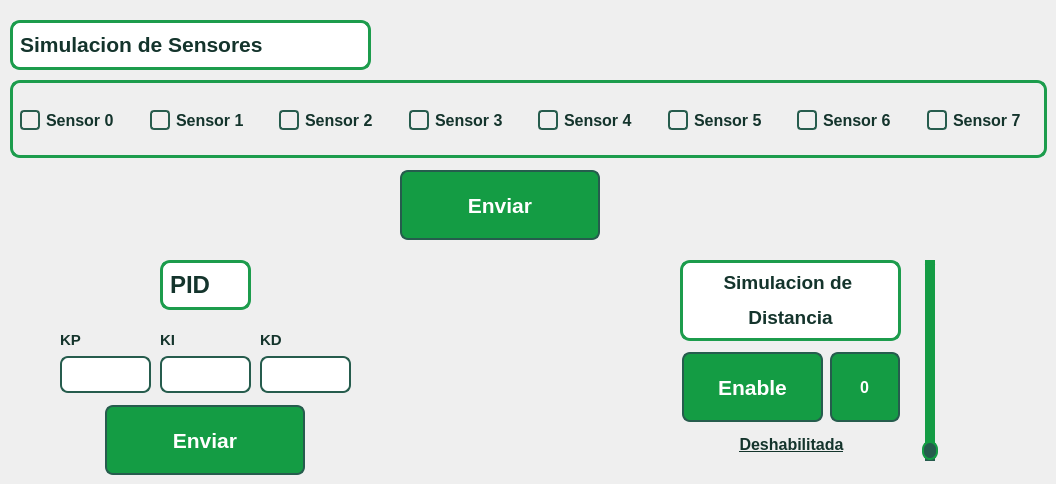
      <widget class="QWidget" name="tab_4">
       <attribute name="title">
        <string>Sensores</string>
       </attribute>
       <widget class="QWidget" name="horizontalLayoutWidget_3">
        <property name="geometry">
         <rect>
          <x>20</x>
          <y>80</y>
          <width>1021</width>
          <height>80</height>
         </rect>
        </property>
        <layout class="QHBoxLayout" name="SENSOR_lay">
         <property name="spacing">
          <number>15</number>
         </property>
         <item>
          <widget class="QCheckBox" name="sens0">
           <property name="font">
            <font>
             <pointsize>12</pointsize>
             <bold>true</bold>
            </font>
           </property>
           <property name="styleSheet">
            <string notr="true">QCheckBox {
    /* Estilo del texto de la checkbox */
    color: #14342c;
    font-weight: bold;
}

QCheckBox::indicator {
    /* Estilo del cuadro de verificación */
    width: 16px;
    height: 16px;
    background-color: transparent;
    border: 2px solid #265c4d;
    border-radius: 4px;
}

QCheckBox::indicator:checked {
    /* Estilo del cuadro de verificación cuando está marcado */
    background-color: #149c44;
    border: 2px solid #265c4d;
}

QCheckBox::indicator:unchecked:pressed {
    /* Estilo del cuadro de verificación no marcado cuando está presionado */
    background-color: #265c4d;
}</string>
           </property>
           <property name="text">
            <string>Sensor 0</string>
           </property>
          </widget>
         </item>
         <item>
          <widget class="QCheckBox" name="sens1">
           <property name="font">
            <font>
             <pointsize>12</pointsize>
             <bold>true</bold>
            </font>
           </property>
           <property name="styleSheet">
            <string notr="true">QCheckBox {
    /* Estilo del texto de la checkbox */
    color: #14342c;
    font-weight: bold;
}

QCheckBox::indicator {
    /* Estilo del cuadro de verificación */
    width: 16px;
    height: 16px;
    background-color: transparent;
    border: 2px solid #265c4d;
    border-radius: 4px;
}

QCheckBox::indicator:checked {
    /* Estilo del cuadro de verificación cuando está marcado */
    background-color: #149c44;
    border: 2px solid #265c4d;
}

QCheckBox::indicator:unchecked:pressed {
    /* Estilo del cuadro de verificación no marcado cuando está presionado */
    background-color: #265c4d;
}</string>
           </property>
           <property name="text">
            <string>Sensor 1</string>
           </property>
          </widget>
         </item>
         <item>
          <widget class="QCheckBox" name="sens2">
           <property name="font">
            <font>
             <pointsize>12</pointsize>
             <bold>true</bold>
            </font>
           </property>
           <property name="styleSheet">
            <string notr="true">QCheckBox {
    /* Estilo del texto de la checkbox */
    color: #14342c;
    font-weight: bold;
}

QCheckBox::indicator {
    /* Estilo del cuadro de verificación */
    width: 16px;
    height: 16px;
    background-color: transparent;
    border: 2px solid #265c4d;
    border-radius: 4px;
}

QCheckBox::indicator:checked {
    /* Estilo del cuadro de verificación cuando está marcado */
    background-color: #149c44;
    border: 2px solid #265c4d;
}

QCheckBox::indicator:unchecked:pressed {
    /* Estilo del cuadro de verificación no marcado cuando está presionado */
    background-color: #265c4d;
}</string>
           </property>
           <property name="text">
            <string>Sensor 2</string>
           </property>
          </widget>
         </item>
         <item>
          <widget class="QCheckBox" name="sens3">
           <property name="font">
            <font>
             <pointsize>12</pointsize>
             <bold>true</bold>
            </font>
           </property>
           <property name="styleSheet">
            <string notr="true">QCheckBox {
    /* Estilo del texto de la checkbox */
    color: #14342c;
    font-weight: bold;
}

QCheckBox::indicator {
    /* Estilo del cuadro de verificación */
    width: 16px;
    height: 16px;
    background-color: transparent;
    border: 2px solid #265c4d;
    border-radius: 4px;
}

QCheckBox::indicator:checked {
    /* Estilo del cuadro de verificación cuando está marcado */
    background-color: #149c44;
    border: 2px solid #265c4d;
}

QCheckBox::indicator:unchecked:pressed {
    /* Estilo del cuadro de verificación no marcado cuando está presionado */
    background-color: #265c4d;
}</string>
           </property>
           <property name="text">
            <string>Sensor 3</string>
           </property>
          </widget>
         </item>
         <item>
          <widget class="QCheckBox" name="sens4">
           <property name="font">
            <font>
             <pointsize>12</pointsize>
             <bold>true</bold>
            </font>
           </property>
           <property name="styleSheet">
            <string notr="true">QCheckBox {
    /* Estilo del texto de la checkbox */
    color: #14342c;
    font-weight: bold;
}

QCheckBox::indicator {
    /* Estilo del cuadro de verificación */
    width: 16px;
    height: 16px;
    background-color: transparent;
    border: 2px solid #265c4d;
    border-radius: 4px;
}

QCheckBox::indicator:checked {
    /* Estilo del cuadro de verificación cuando está marcado */
    background-color: #149c44;
    border: 2px solid #265c4d;
}

QCheckBox::indicator:unchecked:pressed {
    /* Estilo del cuadro de verificación no marcado cuando está presionado */
    background-color: #265c4d;
}</string>
           </property>
           <property name="text">
            <string>Sensor 4</string>
           </property>
          </widget>
         </item>
         <item>
          <widget class="QCheckBox" name="sens5">
           <property name="font">
            <font>
             <pointsize>12</pointsize>
             <bold>true</bold>
            </font>
           </property>
           <property name="styleSheet">
            <string notr="true">QCheckBox {
    /* Estilo del texto de la checkbox */
    color: #14342c;
    font-weight: bold;
}

QCheckBox::indicator {
    /* Estilo del cuadro de verificación */
    width: 16px;
    height: 16px;
    background-color: transparent;
    border: 2px solid #265c4d;
    border-radius: 4px;
}

QCheckBox::indicator:checked {
    /* Estilo del cuadro de verificación cuando está marcado */
    background-color: #149c44;
    border: 2px solid #265c4d;
}

QCheckBox::indicator:unchecked:pressed {
    /* Estilo del cuadro de verificación no marcado cuando está presionado */
    background-color: #265c4d;
}</string>
           </property>
           <property name="text">
            <string>Sensor 5</string>
           </property>
          </widget>
         </item>
         <item>
          <widget class="QCheckBox" name="sens6">
           <property name="font">
            <font>
             <pointsize>12</pointsize>
             <bold>true</bold>
            </font>
           </property>
           <property name="styleSheet">
            <string notr="true">QCheckBox {
    /* Estilo del texto de la checkbox */
    color: #14342c;
    font-weight: bold;
}

QCheckBox::indicator {
    /* Estilo del cuadro de verificación */
    width: 16px;
    height: 16px;
    background-color: transparent;
    border: 2px solid #265c4d;
    border-radius: 4px;
}

QCheckBox::indicator:checked {
    /* Estilo del cuadro de verificación cuando está marcado */
    background-color: #149c44;
    border: 2px solid #265c4d;
}

QCheckBox::indicator:unchecked:pressed {
    /* Estilo del cuadro de verificación no marcado cuando está presionado */
    background-color: #265c4d;
}</string>
           </property>
           <property name="text">
            <string>Sensor 6</string>
           </property>
          </widget>
         </item>
         <item>
          <widget class="QCheckBox" name="sens7">
           <property name="font">
            <font>
             <pointsize>12</pointsize>
             <bold>true</bold>
            </font>
           </property>
           <property name="styleSheet">
            <string notr="true">QCheckBox {
    /* Estilo del texto de la checkbox */
    color: #14342c;
    font-weight: bold;
}

QCheckBox::indicator {
    /* Estilo del cuadro de verificación */
    width: 16px;
    height: 16px;
    background-color: transparent;
    border: 2px solid #265c4d;
    border-radius: 4px;
}

QCheckBox::indicator:checked {
    /* Estilo del cuadro de verificación cuando está marcado */
    background-color: #149c44;
    border: 2px solid #265c4d;
}

QCheckBox::indicator:unchecked:pressed {
    /* Estilo del cuadro de verificación no marcado cuando está presionado */
    background-color: #265c4d;
}</string>
           </property>
           <property name="text">
            <string>Sensor 7</string>
           </property>
          </widget>
         </item>
        </layout>
       </widget>
       <widget class="QPushButton" name="send_sens">
        <property name="geometry">
         <rect>
          <x>400</x>
          <y>170</y>
          <width>200</width>
          <height>70</height>
         </rect>
        </property>
        <property name="font">
         <font>
          <pointsize>16</pointsize>
          <bold>true</bold>
         </font>
        </property>
        <property name="whatsThis">
         <string>&lt;html&gt;&lt;head/&gt;&lt;body&gt;&lt;p align=&quot;center&quot;&gt;&lt;span style=&quot; font-size:14pt; font-weight:700;&quot;&gt;Send&lt;/span&gt;&lt;/p&gt;&lt;/body&gt;&lt;/html&gt;</string>
        </property>
        <property name="styleSheet">
         <string notr="true">QPushButton {
    /* Estilo inicial del botón */
    background-color: #149c44;
    border: 2px solid #265c4d;
	color: white;
    border-radius: 8px;
    padding: 5px 10px;
}

QPushButton:pressed {
    /* Estilo del botón cuando está presionado */
    background-color:  #265c4d;
    border: 2px solid #265c4d;
	color: white;
}</string>
        </property>
        <property name="text">
         <string>Enviar</string>
        </property>
       </widget>
       <widget class="QPushButton" name="pushButton_PID_Steering">
        <property name="geometry">
         <rect>
          <x>105</x>
          <y>405</y>
          <width>200</width>
          <height>70</height>
         </rect>
        </property>
        <property name="font">
         <font>
          <pointsize>16</pointsize>
          <bold>true</bold>
         </font>
        </property>
        <property name="styleSheet">
         <string notr="true">QPushButton {
    /* Estilo inicial del botón */
    background-color: #149c44;
    border: 2px solid #265c4d;
	color: white;
    border-radius: 8px;
    padding: 5px 10px;
}

QPushButton:pressed {
    /* Estilo del botón cuando está presionado */
    background-color:  #265c4d;
    border: 2px solid #265c4d;
	color: white;
}</string>
        </property>
        <property name="text">
         <string>Enviar</string>
        </property>
       </widget>
       <widget class="QLabel" name="label_12">
        <property name="geometry">
         <rect>
          <x>10</x>
          <y>20</y>
          <width>361</width>
          <height>50</height>
         </rect>
        </property>
        <property name="maximumSize">
         <size>
          <width>16777215</width>
          <height>50</height>
         </size>
        </property>
        <property name="font">
         <font>
          <pointsize>20</pointsize>
          <bold>true</bold>
         </font>
        </property>
        <property name="styleSheet">
         <string notr="true">QLabel {
    color: #14342c;
    font-weight: bold;
	border: 3px solid;
	border-radius: 10px;
	border-color:  #1c9c4c;
	background-color:  white;
}</string>
        </property>
        <property name="text">
         <string>&lt;html&gt;&lt;head/&gt;&lt;body&gt;&lt;p&gt;&lt;span style=&quot; font-size:16pt; font-weight:700; color:#14342c;&quot;&gt;Simulacion de Sensores&lt;/span&gt;&lt;/p&gt;&lt;/body&gt;&lt;/html&gt;</string>
        </property>
       </widget>
       <widget class="QLabel" name="label_13">
        <property name="geometry">
         <rect>
          <x>160</x>
          <y>260</y>
          <width>91</width>
          <height>50</height>
         </rect>
        </property>
        <property name="maximumSize">
         <size>
          <width>16777215</width>
          <height>50</height>
         </size>
        </property>
        <property name="font">
         <font>
          <pointsize>20</pointsize>
          <bold>true</bold>
         </font>
        </property>
        <property name="styleSheet">
         <string notr="true">QLabel {
    color: #14342c;
    font-weight: bold;
	border: 3px solid;
	border-radius: 10px;
	border-color:  #1c9c4c;
	background-color:  white;
}</string>
        </property>
        <property name="text">
         <string>&lt;html&gt;&lt;head/&gt;&lt;body&gt;&lt;p&gt;&lt;span style=&quot; font-size:18pt; font-weight:700; color:#14342c;&quot;&gt;PID&lt;/span&gt;&lt;/p&gt;&lt;/body&gt;&lt;/html&gt;</string>
        </property>
       </widget>
       <widget class="QSlider" name="SLID_distance">
        <property name="geometry">
         <rect>
          <x>910</x>
          <y>260</y>
          <width>41</width>
          <height>201</height>
         </rect>
        </property>
        <property name="styleSheet">
         <string notr="true">QSlider::groove:vertical {
    /* Estilo del track del slider vertical */
    border: 1px solid #265c4d;
    width: 8px;
    background: #149c44;
    border-radius: 4px;
}

QSlider::handle:vertical {
    /* Estilo del handle (parte que se arrastra) en slider vertical */
    background: #265c4d;
    border: 2px solid #149c44;
    width: 20px;
    height: 15px;
    border-radius: 8px;
    margin: 0 -4px;  /* Centra el handle en el track */
}

QSlider::add-page:vertical {
    /* Estilo de la parte del track por debajo del handle */
    background: #265c4d;
}

QSlider::sub-page:vertical {
    /* Estilo de la parte del track por encima del handle */
    background: #149c44;
}</string>
        </property>
        <property name="maximum">
         <number>20</number>
        </property>
        <property name="orientation">
         <enum>Qt::Vertical</enum>
        </property>
       </widget>
       <widget class="QLabel" name="label_14">
        <property name="geometry">
         <rect>
          <x>680</x>
          <y>260</y>
          <width>221</width>
          <height>81</height>
         </rect>
        </property>
        <property name="maximumSize">
         <size>
          <width>16777215</width>
          <height>100</height>
         </size>
        </property>
        <property name="font">
         <font>
          <pointsize>16</pointsize>
          <bold>true</bold>
         </font>
        </property>
        <property name="styleSheet">
         <string notr="true">QLabel {
    color: #14342c;
    font-weight: bold;
	border: 3px solid;
	border-radius: 10px;
	border-color:  #1c9c4c;
	background-color:  white;
}</string>
        </property>
        <property name="text">
         <string>&lt;html&gt;&lt;head/&gt;&lt;body&gt;&lt;p align=&quot;center&quot;&gt;&lt;span style=&quot; font-size:14pt; color:#14342c;&quot;&gt;Simulacion de &lt;/span&gt;&lt;/p&gt;&lt;p align=&quot;center&quot;&gt;&lt;span style=&quot; font-size:14pt; color:#14342c;&quot;&gt;Distancia&lt;/span&gt;&lt;/p&gt;&lt;/body&gt;&lt;/html&gt;</string>
        </property>
        <property name="textFormat">
         <enum>Qt::RichText</enum>
        </property>
        <property name="scaledContents">
         <bool>false</bool>
        </property>
        <property name="alignment">
         <set>Qt::AlignCenter</set>
        </property>
        <property name="wordWrap">
         <bool>true</bool>
        </property>
       </widget>
       <widget class="QFrame" name="frame">
        <property name="geometry">
         <rect>
          <x>10</x>
          <y>80</y>
          <width>1037</width>
          <height>78</height>
         </rect>
        </property>
        <property name="styleSheet">
         <string notr="true">	border: 3px solid;
	border-radius: 10px;
	border-color:  #1c9c4c;
</string>
        </property>
        <property name="frameShape">
         <enum>QFrame::StyledPanel</enum>
        </property>
        <property name="frameShadow">
         <enum>QFrame::Raised</enum>
        </property>
       </widget>
       <widget class="QLabel" name="label_dist">
        <property name="geometry">
         <rect>
          <x>681</x>
          <y>429</y>
          <width>221</width>
          <height>31</height>
         </rect>
        </property>
        <property name="font">
         <font>
          <pointsize>12</pointsize>
          <bold>true</bold>
          <underline>true</underline>
         </font>
        </property>
        <property name="styleSheet">
         <string notr="true">color: #14342c;</string>
        </property>
        <property name="text">
         <string>&lt;html&gt;&lt;head/&gt;&lt;body&gt;&lt;p&gt;&lt;span style=&quot; color:#14342c;&quot;&gt;Deshabilitada&lt;/span&gt;&lt;/p&gt;&lt;/body&gt;&lt;/html&gt;</string>
        </property>
        <property name="alignment">
         <set>Qt::AlignCenter</set>
        </property>
       </widget>
       <widget class="QPushButton" name="but_enable_dist">
        <property name="geometry">
         <rect>
          <x>682</x>
          <y>352</y>
          <width>141</width>
          <height>70</height>
         </rect>
        </property>
        <property name="minimumSize">
         <size>
          <width>0</width>
          <height>70</height>
         </size>
        </property>
        <property name="font">
         <font>
          <pointsize>16</pointsize>
          <bold>true</bold>
         </font>
        </property>
        <property name="styleSheet">
         <string notr="true">QPushButton {
    /* Estilo inicial del botón */
    background-color: #149c44;
    border: 2px solid #265c4d;
	color: white;
    border-radius: 8px;
    padding: 5px 10px;
}

QPushButton:pressed {
    /* Estilo del botón cuando está presionado */
    background-color:  #265c4d;
    border: 2px solid #265c4d;
	color: white;
}</string>
        </property>
        <property name="text">
         <string>Enable</string>
        </property>
       </widget>
       <widget class="QSpinBox" name="spin_distance">
        <property name="geometry">
         <rect>
          <x>830</x>
          <y>352</y>
          <width>70</width>
          <height>70</height>
         </rect>
        </property>
        <property name="maximumSize">
         <size>
          <width>70</width>
          <height>70</height>
         </size>
        </property>
        <property name="font">
         <font>
          <pointsize>12</pointsize>
          <bold>true</bold>
         </font>
        </property>
        <property name="styleSheet">
         <string notr="true">QSpinBox {
    /* Estilo para el QSpinBox cuando es solo lectura */
    background-color: #149c44;
    border: 2px solid #265c4d;
    border-radius: 8px;
    color: white;
    padding: 5px;
    font-weight: bold;
    text-align: center;
}</string>
        </property>
        <property name="alignment">
         <set>Qt::AlignCenter</set>
        </property>
        <property name="readOnly">
         <bool>true</bool>
        </property>
        <property name="buttonSymbols">
         <enum>QAbstractSpinBox::NoButtons</enum>
        </property>
        <property name="minimum">
         <number>0</number>
        </property>
        <property name="maximum">
         <number>20</number>
        </property>
       </widget>
       <widget class="QLabel" name="label_KP_steering">
        <property name="geometry">
         <rect>
          <x>60</x>
          <y>330</y>
          <width>51</width>
          <height>20</height>
         </rect>
        </property>
        <property name="maximumSize">
         <size>
          <width>16777215</width>
          <height>25</height>
         </size>
        </property>
        <property name="text">
         <string>&lt;html&gt;&lt;head/&gt;&lt;body&gt;&lt;p&gt;&lt;span style=&quot; font-size:11pt; font-weight:700; color:#14342c;&quot;&gt;KP&lt;/span&gt;&lt;/p&gt;&lt;/body&gt;&lt;/html&gt;</string>
        </property>
       </widget>
       <widget class="QLineEdit" name="line_kp_steering">
        <property name="geometry">
         <rect>
          <x>60</x>
          <y>356</y>
          <width>91</width>
          <height>37</height>
         </rect>
        </property>
        <property name="font">
         <font>
          <pointsize>12</pointsize>
          <bold>true</bold>
         </font>
        </property>
        <property name="styleSheet">
         <string notr="true">    background-color: white;
    border: 2px solid #265c4d;
	color: white;
    border-radius: 8px;
    padding: 5px 10px;
	font-weight: bold;</string>
        </property>
       </widget>
       <widget class="QLabel" name="label_KD_steering">
        <property name="geometry">
         <rect>
          <x>260</x>
          <y>330</y>
          <width>41</width>
          <height>20</height>
         </rect>
        </property>
        <property name="maximumSize">
         <size>
          <width>16777215</width>
          <height>25</height>
         </size>
        </property>
        <property name="text">
         <string>&lt;html&gt;&lt;head/&gt;&lt;body&gt;&lt;p&gt;&lt;span style=&quot; font-size:11pt; font-weight:700; color:#14342c;&quot;&gt;KD&lt;/span&gt;&lt;/p&gt;&lt;/body&gt;&lt;/html&gt;</string>
        </property>
       </widget>
       <widget class="QLineEdit" name="line_kd_steering">
        <property name="geometry">
         <rect>
          <x>260</x>
          <y>356</y>
          <width>91</width>
          <height>37</height>
         </rect>
        </property>
        <property name="font">
         <font>
          <pointsize>12</pointsize>
          <bold>true</bold>
         </font>
        </property>
        <property name="styleSheet">
         <string notr="true">    background-color: white;
    border: 2px solid #265c4d;
	color: white;
    border-radius: 8px;
    padding: 5px 10px;
	font-weight: bold;</string>
        </property>
       </widget>
       <widget class="QLabel" name="label_KI_steering">
        <property name="geometry">
         <rect>
          <x>160</x>
          <y>330</y>
          <width>31</width>
          <height>20</height>
         </rect>
        </property>
        <property name="maximumSize">
         <size>
          <width>16777215</width>
          <height>25</height>
         </size>
        </property>
        <property name="text">
         <string>&lt;html&gt;&lt;head/&gt;&lt;body&gt;&lt;p&gt;&lt;span style=&quot; font-size:11pt; font-weight:700; color:#14342c;&quot;&gt;KI&lt;/span&gt;&lt;/p&gt;&lt;/body&gt;&lt;/html&gt;</string>
        </property>
       </widget>
       <widget class="QLineEdit" name="line_ki_steering">
        <property name="geometry">
         <rect>
          <x>160</x>
          <y>356</y>
          <width>91</width>
          <height>37</height>
         </rect>
        </property>
        <property name="font">
         <font>
          <pointsize>12</pointsize>
          <bold>true</bold>
         </font>
        </property>
        <property name="styleSheet">
         <string notr="true">    background-color: white;
    border: 2px solid #265c4d;
	color: white;
    border-radius: 8px;
    padding: 5px 10px;
	font-weight: bold;</string>
        </property>
       </widget>
       <zorder>label_dist</zorder>
       <zorder>but_enable_dist</zorder>
       <zorder>spin_distance</zorder>
       <zorder>layoutWidget</zorder>
       <zorder>layoutWidget</zorder>
       <zorder>frame</zorder>
       <zorder>horizontalLayoutWidget_3</zorder>
       <zorder>send_sens</zorder>
       <zorder>pushButton_PID_Steering</zorder>
       <zorder>label_12</zorder>
       <zorder>label_13</zorder>
       <zorder>SLID_distance</zorder>
       <zorder>label_14</zorder>
       <zorder>layoutWidget</zorder>
      </widget>
